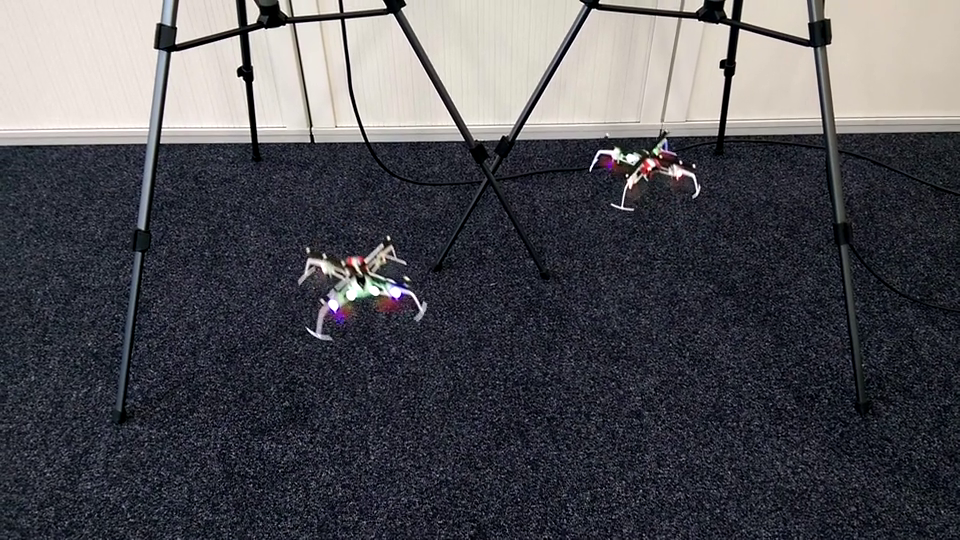
#> input picture frame 22 of assignment06/quadrotor.mp4, 960 x 540 px
$ python Exercise3_2.py
#> lines starting #> are read from the running program, lines starting #| are printed output that depends on the picture
import cv2 as cv
import numpy as np

# --------------------------- Exercise 3.2 --------------------------- #

cap = cv.VideoCapture("quadrotor.mp4")

ret, frame1 = cap.read()
#> frame1 is the input picture: shape (540, 960, 3); mean B, G, R 84.8, 79.5, 79.8
prev = cv.cvtColor(frame1, cv.COLOR_BGR2GRAY)
hsv = np.zeros_like(frame1)
hsv[..., 1] = 255

while (1):
    ret, frame2 = cap.read()
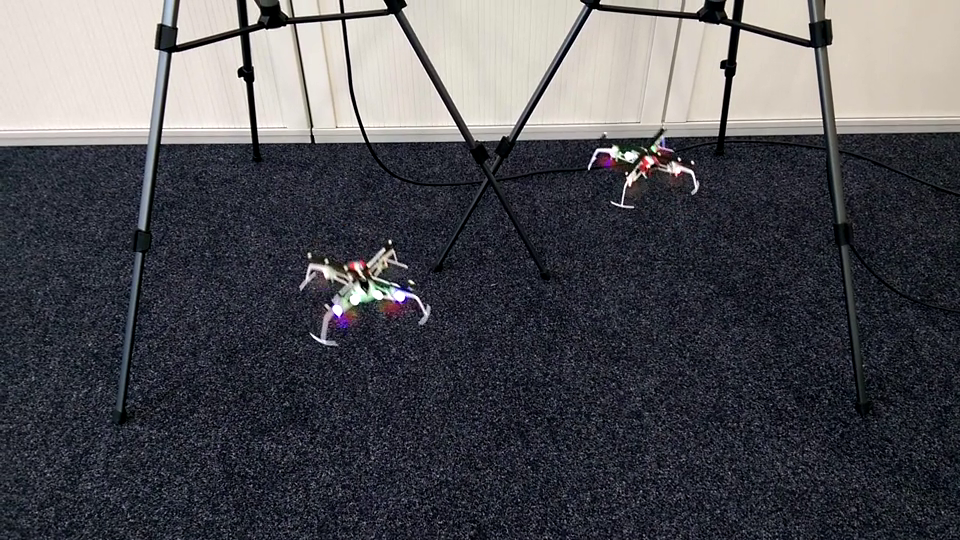
#> input picture frame 23 of assignment06/quadrotor.mp4, 960 x 540 px
#> frame2 is the input picture: shape (540, 960, 3); mean B, G, R 84.5, 79.4, 79.6
    if ret:
        next = cv.cvtColor(frame2, cv.COLOR_BGR2GRAY)
    else:
        break

    flow = cv.calcOpticalFlowFarneback(prev, next, None, 0.5, 3, 15, 3, 5, 1.2, 0)

    mag, ang = cv.cartToPolar(flow[..., 0], flow[..., 1])
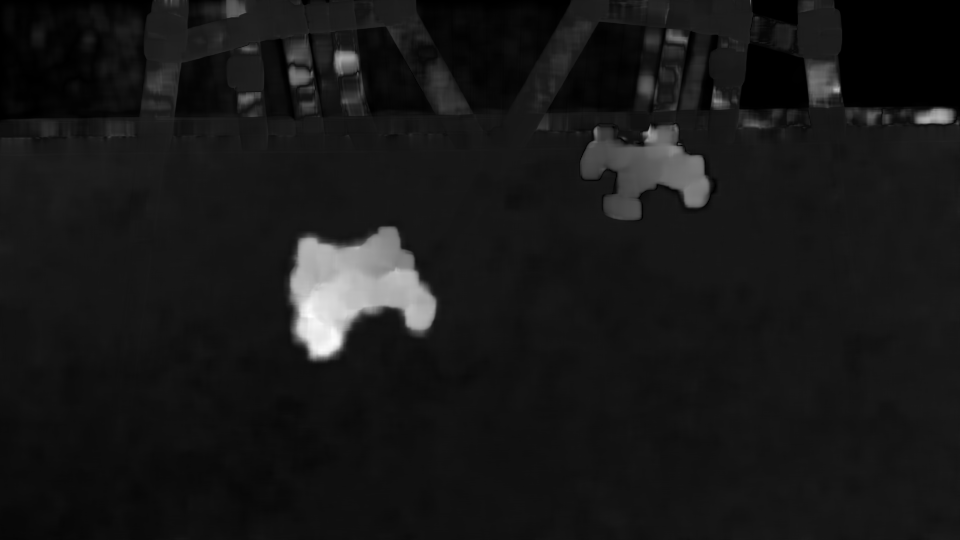
#> mag: shape (540, 960) float32; min 9.6e-13, max 7.96, mean 0.759; drawn with min black and max white
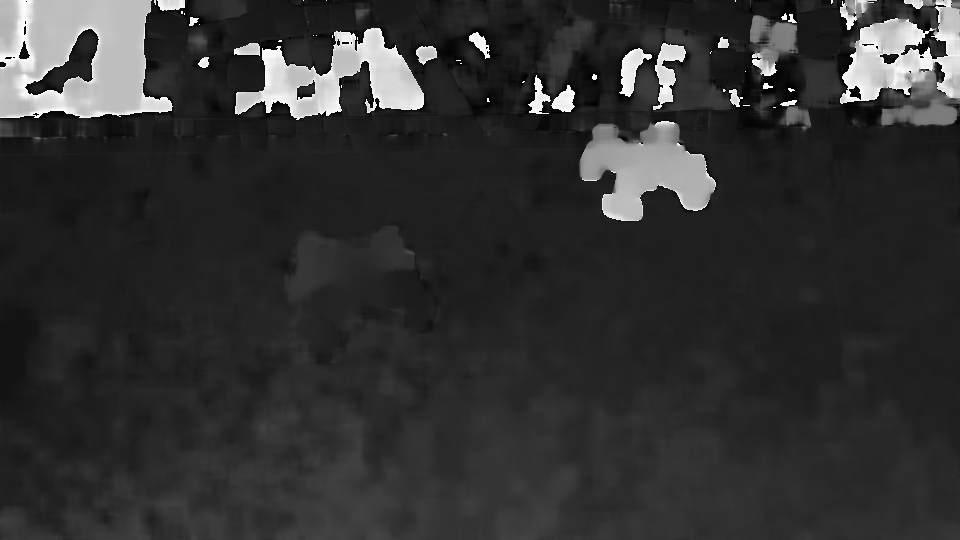
#> ang: shape (540, 960) float32; min 1.17e-05, max 6.28, mean 1.24; drawn with min black and max white
    hsv[..., 0] = ang * 180 / np.pi / 2
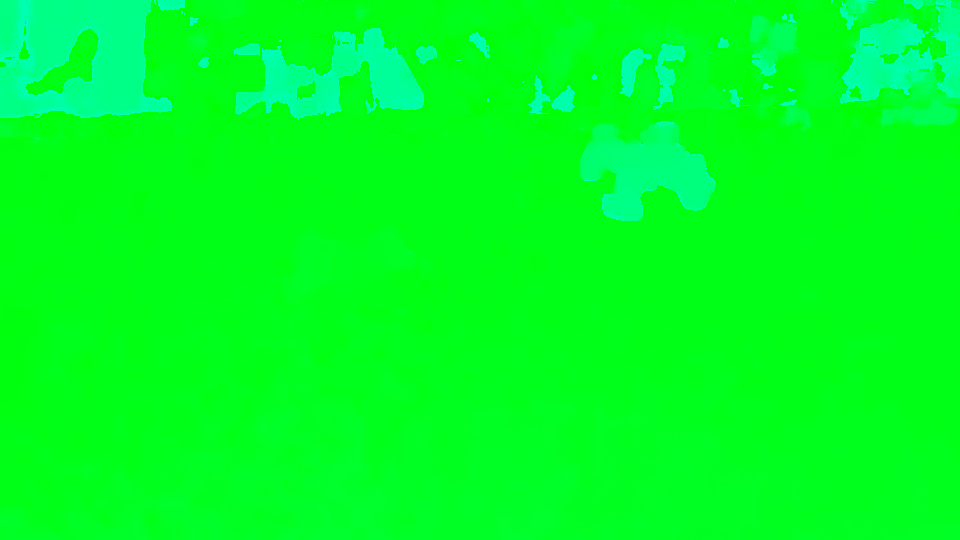
#> hsv: shape (540, 960, 3); mean of channels 0, 1, 2 35.1, 255, 0; drawn as B, G, R
    hsv[..., 2] = cv.normalize(mag, None, 0, 255, cv.NORM_MINMAX)
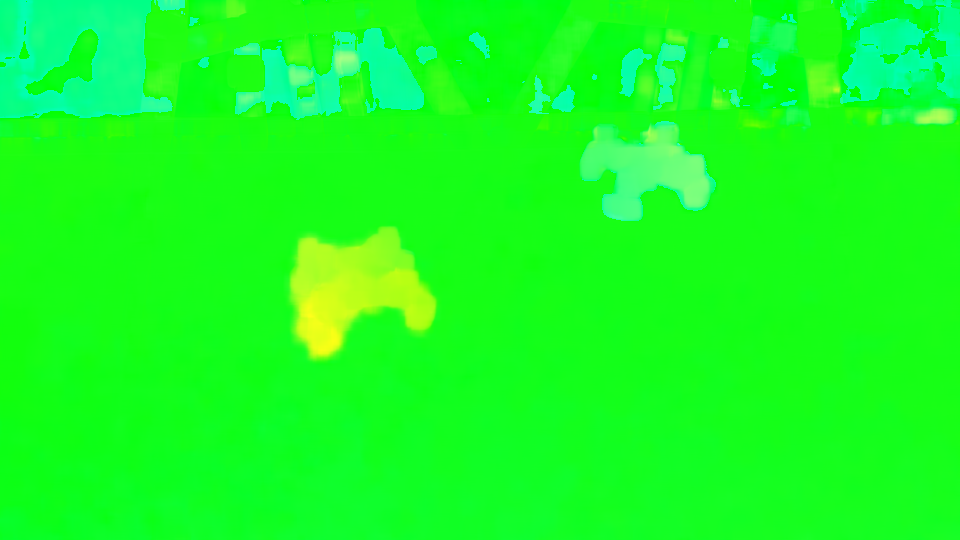
#> hsv: shape (540, 960, 3); mean of channels 0, 1, 2 35.1, 255, 23.8; drawn as B, G, R
    rgb = cv.cvtColor(hsv, cv.COLOR_HSV2BGR)
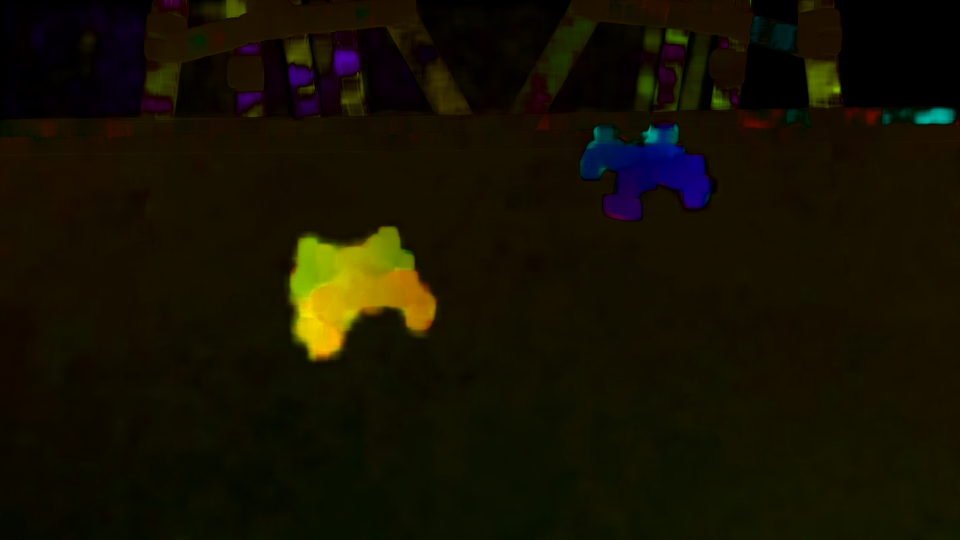
#> rgb: shape (540, 960, 3); mean B, G, R 2.1, 17.2, 21.3

    cv.imshow('frame2', rgb)
    k = cv.waitKey(30) & 0xff
#> (key Esc is pressed here)
    if k == 27:
        break
    elif k == ord('s'):
        cv.imwrite('opticalfb.png', frame2)
        cv.imwrite('opticalhsv.png', rgb)
    prev = next

cap.release()
cv.destroyAllWindows() # yo! cite your sources!

$ run again, starting later in the video
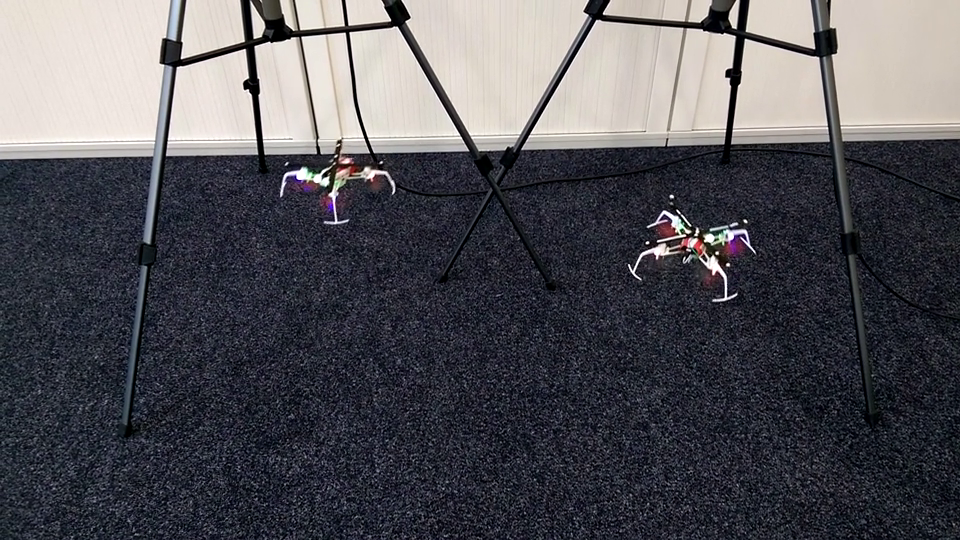
#> input picture frame 99 of assignment06/quadrotor.mp4, 960 x 540 px
#> frame1 is the input picture: shape (540, 960, 3); mean B, G, R 87.5, 82, 82.7
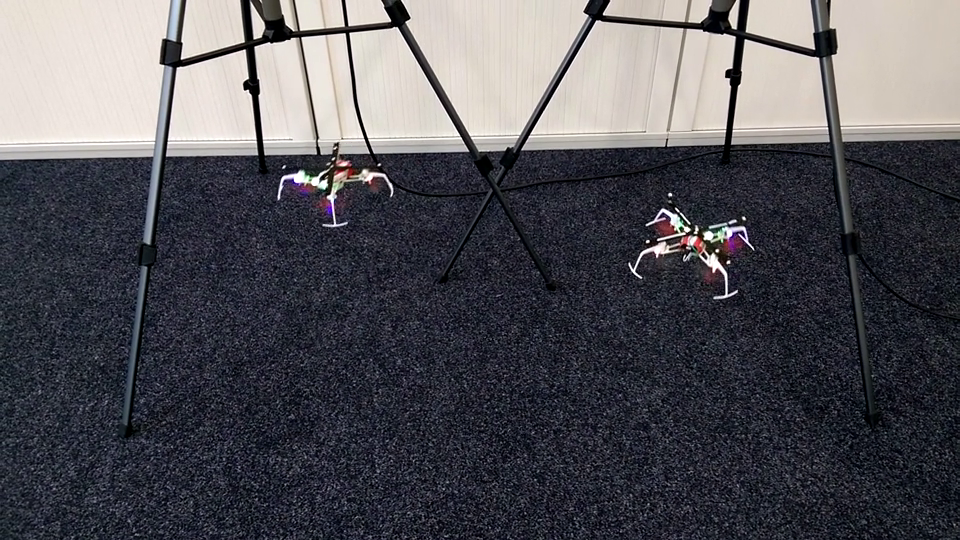
#> input picture frame 100 of assignment06/quadrotor.mp4, 960 x 540 px
#> frame2 is the input picture: shape (540, 960, 3); mean B, G, R 87.6, 82, 82.9
#> `rgb = cv.cvtColor(hsv, cv.COLOR_HSV2BGR)`:
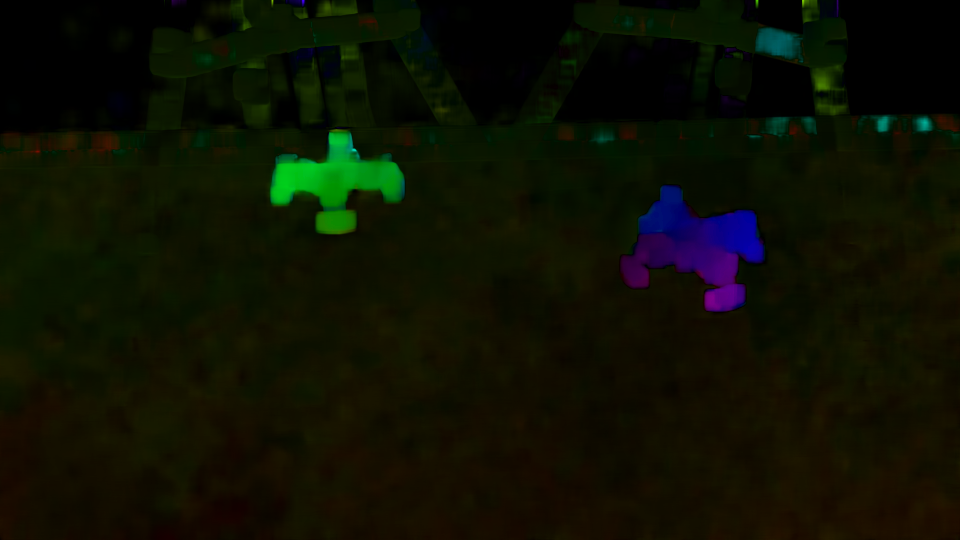
#> rgb: shape (540, 960, 3); mean B, G, R 2.7, 16.8, 13.7

$ run again, starting later in the video
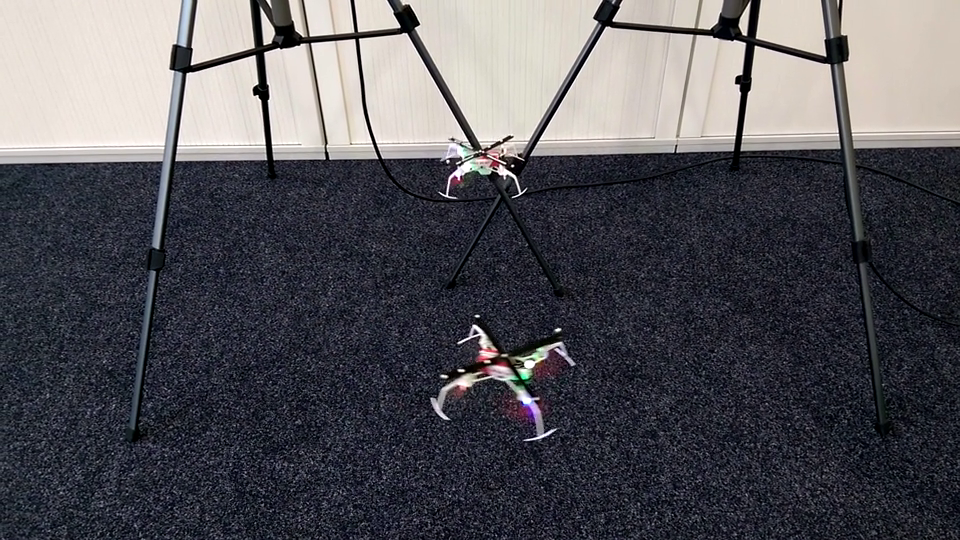
#> input picture frame 176 of assignment06/quadrotor.mp4, 960 x 540 px
#> frame1 is the input picture: shape (540, 960, 3); mean B, G, R 89.4, 84, 85
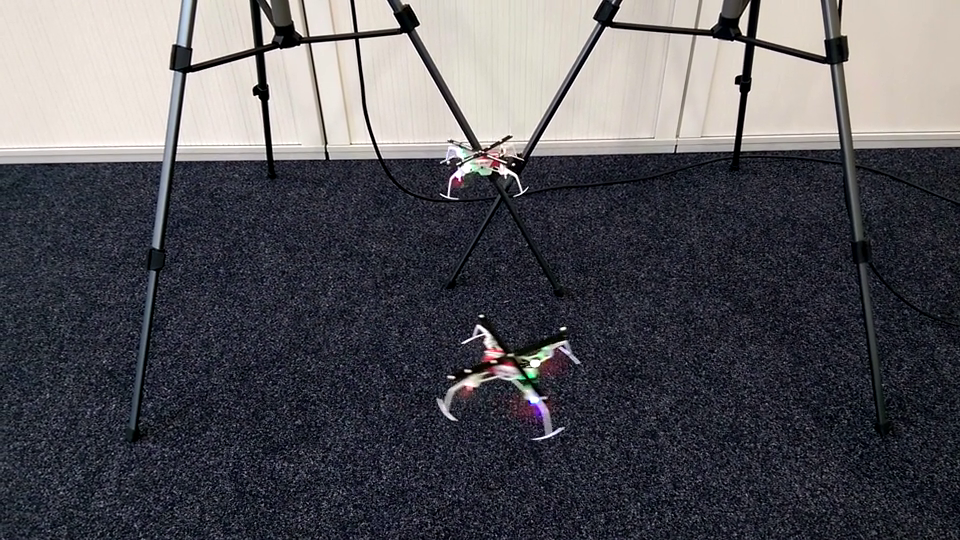
#> input picture frame 177 of assignment06/quadrotor.mp4, 960 x 540 px
#> frame2 is the input picture: shape (540, 960, 3); mean B, G, R 89.3, 84, 84.9
#> `rgb = cv.cvtColor(hsv, cv.COLOR_HSV2BGR)`:
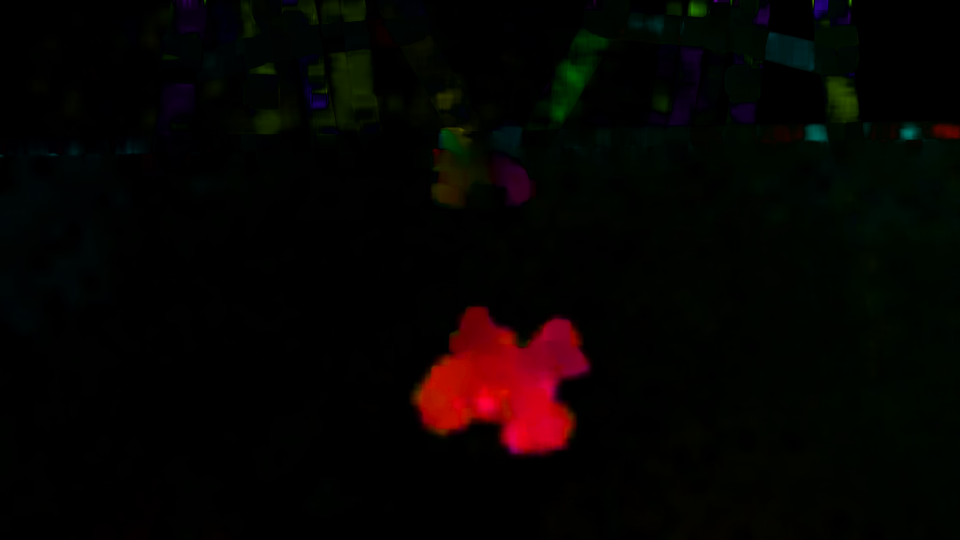
#> rgb: shape (540, 960, 3); mean B, G, R 1.5, 3.3, 6
